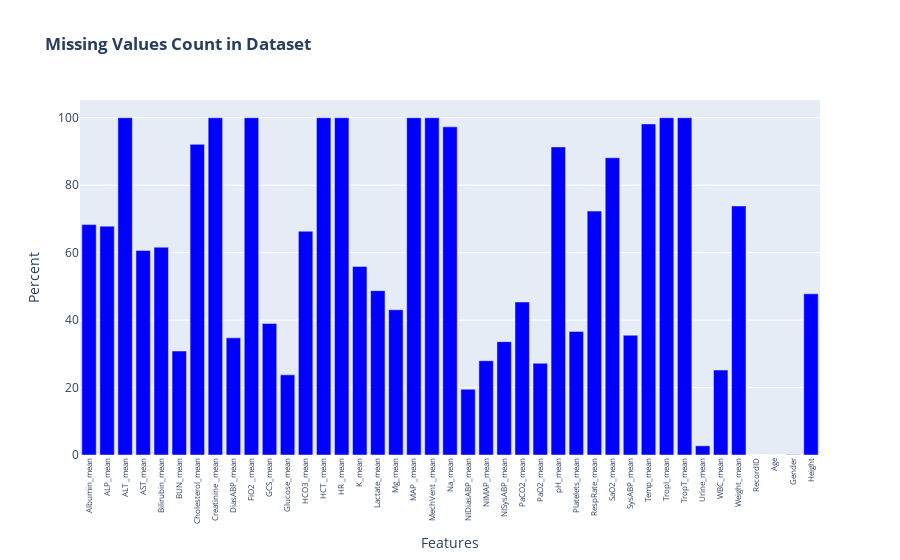

The notebook cell this image was saved under:
### Code cell
# From results data frame calculate the percentaje of NaNs
# Missing values plot
# Filter the DataFrame to include only features with '_mean' in their names
mean_features = [col for col in result.columns if '_mean' in col]
mean_features.extend(non_time_parameters)
# Calculate the total number of values for each mean feature
total_values = result[mean_features].shape[0]


# Calculate the number of NaN values for each mean feature
missing  = result[mean_features].isna().sum().reset_index()
missing.columns = ['features', 'total_missing']
missing['percent'] = (missing['total_missing'] / total_values) * 100
missing.index = missing['features']
del missing['features']

# Plot the percentage of NaN values
fig = go.Figure(data=[go.Bar(x=missing.index, y=missing['percent'], marker_color='blue')])
fig.update_layout(title='<b>Missing Values Percent in Dataset</b>',
                  xaxis_title='Features',
                  yaxis_title='Percent',
                  xaxis_tickangle=-90,  # Rotate x-axis labels for better visibility
                  )  # Adjust height of the plot as needed
fig.update_layout(xaxis=dict(tickfont=dict(size=8)))
fig.show()

### Figure 1 — Plotly figure (JSON) as saved in the notebook; plotly's stock layout.template omitted (floating-point values rounded to 4 significant figures)
{"data": [{"marker": {"color": "blue"}, "type": "bar", "x": ["Albumin_mean", "ALP_mean", "ALT _mean", "AST_mean", "Bilirubin_mean", "BUN_mean", "Cholesterol_mean", "Creatinine _mean", "DiasABP_mean", "FiO2 _mean", "GCS_mean", "Glucose_mean", "HCO3_mean", "HCT _mean", "HR _mean", "K_mean", "Lactate_mean", "Mg_mean", "MAP _mean", "MechVent _mean", "Na_mean", "NIDiasABP_mean", "NIMAP_mean", "NISysABP_mean", "PaCO2_mean", "PaO2_mean", "pH_mean", "Platelets_mean", "RespRate_mean", "SaO2_mean", "SysABP_mean", "Temp_mean", "TropI_mean", "TropT_mean", "Urine_mean", "WBC_mean", "Weight_mean", "RecordID", "Age", "Gender", "Height"], "y": [68.31, 67.85, 100, 60.65, 61.62, 30.84, 92.11, 100, 34.74, 100, 39, 23.76, 66.35, 100, 100, 55.9, 48.74, 43.06, 100, 100, 97.3, 19.5, 27.96, 33.61, 45.38, 27.2, 91.35, 36.65, 72.32, 88.14, 35.52, 98.17, 100, 100, 2.725, 25.19, 73.85, 0, 0, 0.1, 47.8]}], "layout": {"autosize": true, "title": {"text": "<b>Missing Values Count in Dataset</b>"}, "xaxis": {"autorange": true, "range": [-0.5, 40.5], "tickangle": -90, "tickfont": {"size": 8}, "title": {"text": "Features"}, "type": "category"}, "yaxis": {"autorange": true, "range": [0, 105.3], "title": {"text": "Percent"}, "type": "linear"}}}
